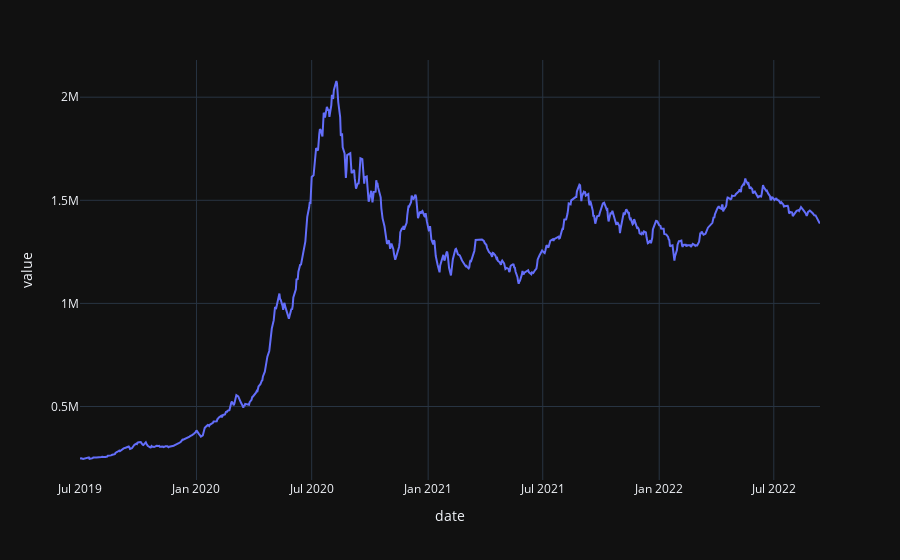

Notebook source saved alongside this figure:
### Code cell
#chart 2 شاخص کل
data = tickers_index['شاخص كل']
data2 = data.loc[(data["date"] >= "2019-07-01")]
fig = px.line(data2, x= "date", y="value")
fig.show()

### Figure 1 — Plotly figure (JSON) as saved in the notebook; plotly's stock layout.template omitted (floating-point values rounded to 4 significant figures; data arrays with more than 128 entries replaced by an {"elided": "..."} marker saying what was removed)
{"data": [{"hovertemplate": "date=%{x}<br>value=%{y}<extra></extra>", "legendgroup": "", "line": {"color": "#636efa", "dash": "solid"}, "marker": {"symbol": "circle"}, "mode": "lines", "name": "", "orientation": "v", "showlegend": false, "x": {"elided": "771 str values"}, "xaxis": "x", "y": {"elided": "771 float values"}, "yaxis": "y", "type": "scatter"}], "layout": {"xaxis": {"anchor": "y", "domain": [0.0, 1.0], "title": {"text": "date"}}, "yaxis": {"anchor": "x", "domain": [0.0, 1.0], "title": {"text": "value"}}, "legend": {"tracegroupgap": 0}, "margin": {"t": 60}}}
